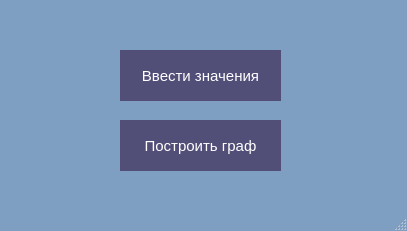
<?xml version="1.0" encoding="UTF-8"?>
<ui version="4.0">
 <class>MainWindow</class>
 <widget class="QMainWindow" name="MainWindow">
  <property name="geometry">
   <rect>
    <x>0</x>
    <y>0</y>
    <width>407</width>
    <height>231</height>
   </rect>
  </property>
  <property name="font">
   <font>
    <weight>75</weight>
    <bold>true</bold>
   </font>
  </property>
  <property name="windowTitle">
   <string>MainWindow</string>
  </property>
  <property name="styleSheet">
   <string notr="true">QWidget#centralwidget{background-image: url(:/res/img/fon2.jpg);}


QMainWindow{background-color: rgb(126, 159, 194);}


QPushButton {
color: rgb(255, 255, 255);
     border-radius: 30px;
     background-color: rgb(81, 78, 120);
     min-width: 80px;
 } 
 QPushButton:pressed {
	background-color: rgb(104, 93, 145);
 }

 QPushButton:flat {
     border: none; /* для плоской кнопки границы нет */
 }
QPushButton::hover {
    background-color: rgb(115, 104, 161);
}</string>
  </property>
  <widget class="QWidget" name="centralwidget">
   <widget class="QPushButton" name="input_btn">
    <property name="geometry">
     <rect>
      <x>120</x>
      <y>50</y>
      <width>161</width>
      <height>51</height>
     </rect>
    </property>
    <property name="font">
     <font>
      <family>Microsoft YaHei UI</family>
      <pointsize>11</pointsize>
     </font>
    </property>
    <property name="text">
     <string>Ввести значения</string>
    </property>
   </widget>
   <widget class="QPushButton" name="createGraph_btn">
    <property name="geometry">
     <rect>
      <x>120</x>
      <y>120</y>
      <width>161</width>
      <height>51</height>
     </rect>
    </property>
    <property name="font">
     <font>
      <family>Microsoft YaHei UI</family>
      <pointsize>11</pointsize>
     </font>
    </property>
    <property name="text">
     <string>Построить граф</string>
    </property>
   </widget>
  </widget>
  <widget class="QStatusBar" name="statusbar"/>
 </widget>
 <resources/>
 <connections/>
</ui>
